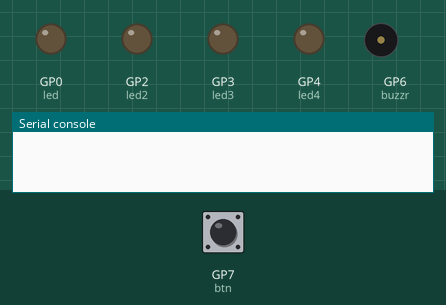
Recording of a program running on a simulated Raspberry Pi Pico running MicroPython. Shown: output pins drawn as LEDs (lit = HIGH), buzzer (waves = sounding), the last lines printed to the serial console. The inputs (shaded band) are chosen by the test bench; at power-on: GP7 (btn) HIGH.

Above: at 1.2 s.
1.3 s: GP7 (btn) pulled LOW for 0.15 s
At 1.42 s:
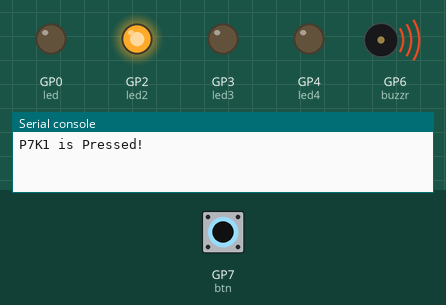
At 2.37 s:
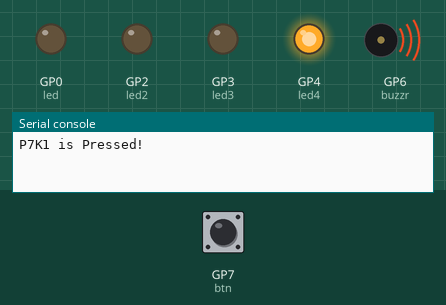
7.3 s: GP7 (btn) pulled LOW for 3.2 s
At 10.13 s:
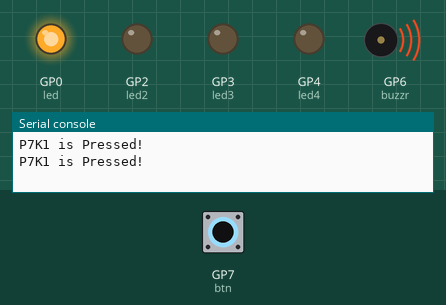
Timing chart, 0 to 19.5 s (numbered marks = the images above; inputs shaded):
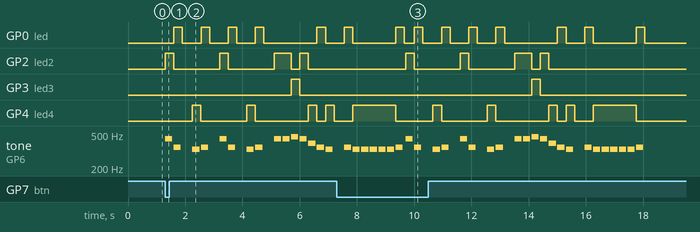

Measured:
- after the input at 1.3 s, GP0 (led): goes 3 × (HIGH 0.30 s, LOW 0.65 s), HIGH 0.30 s, LOW 1.9 s, HIGH 0.30 s, then LOW, starting after 0.30 s; GP2 (led2): LOW → HIGH at once, → LOW 0.30 s later, → HIGH 1.6 s later, → LOW 0.30 s later, … (8 changes in this stretch)
- after the input at 7.3 s, GP2 (led2): LOW → HIGH after 2.4 s, → LOW 0.30 s later, → HIGH 1.6 s later, → LOW 0.30 s later, … (8 changes in this stretch); GP3 (led3): LOW → HIGH after 6.8 s, → LOW 0.30 s later

The program:

testingLeds.py
```python
#Author: Rohan Keenoy
#Playing with the adafruit breadboard kit for the pico

from machine import Pin, PWM
import time

def buzz(i,hrtz):
    buzzr.duty_u16(40000)
    #buzzr.freq(hrtz)
    if ( i =="A4"):
        buzzr.freq(hrtz)
        led2.value(1)
    elif (i == "F4"):
        buzzr.freq(hrtz)
        led.value(1)
    elif (i == "AS4"):
        buzzr.freq(hrtz)
        led3.value(1)
    else:
        buzzr.freq(hrtz)
        led4.value(1)

def rest():
    buzzr.duty_u16(0)
    time.sleep(0.05)


def rocknRoll(blink182):
    for i in range(len(blink182)):
        if (blink182[i] == "QR"):
            rest()
        else:
            buzz(blink182[i],notes[blink182[i]])
        time.sleep(0.25)
        rest()
        led.value(0)
        led2.value(0)
        led3.value(0)
        led4.value(0)
#LEDS, buzzer, and Button
led = Pin(0, Pin.OUT)
led2 = Pin(2, Pin.OUT)
led3 = Pin(3, Pin.OUT)
led4 = Pin(4, Pin.OUT)
buzzr = PWM(Pin(6))
btn = Pin(7, Pin.IN, Pin.PULL_UP)
#dictonary of notes we will use
notes = {"A4" : 440,
         "F4" : 349,
         "E4" : 330,
         "C4" : 262,
         "AS4" : 466,
         "G4" : 392}
blink182= ["A4","F4","QR", "E4", "F4", "QR", "A4","F4","QR", "E4", "F4", "QR", "A4","A4","AS4","A4","G4","F4","E4","QR","F4","E4","E4","E4","E4","E4", "F4"]

while True:
    if btn.value() == 0:
        print("P7K1 is Pressed!")
        rocknRoll(blink182)
        buzzr.duty_u16(0)
        time.sleep(0.05)
    else:
        led.value(0)
```
